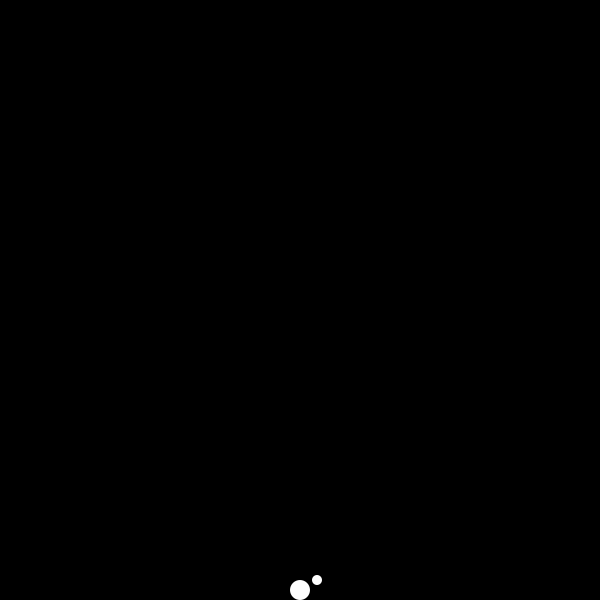
Frame 1 (no input)
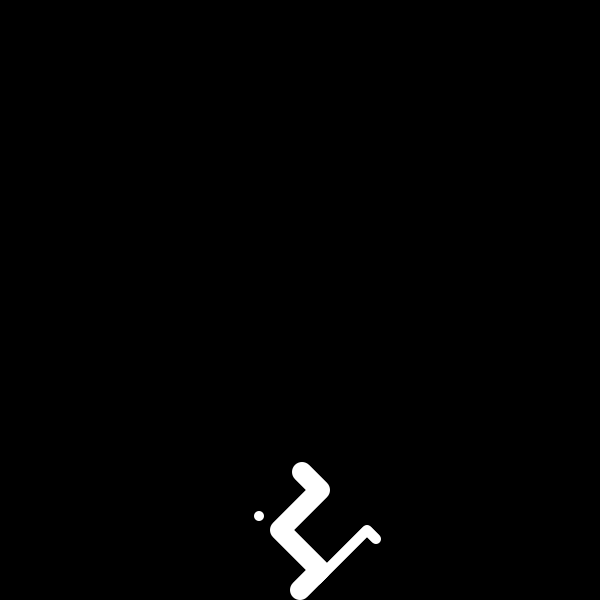
Frame 60 (the mouse pressed at the canvas centre just before this capture)
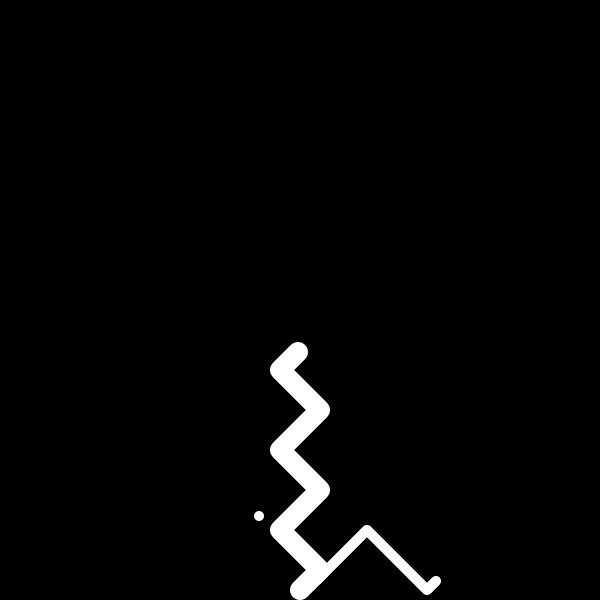
Frame 120 (the mouse held since frame 60 and released just before this capture)

The Processing sketch that drew these frames (run headless with seeded random() and noise(); from frame 60 on, the mouse is pressed at the canvas centre):

// Processing sketch: processing_131045
// ── processing_131045.pde

// tree
int TposX = 300;
int TposY = 590;
int TvelX = 2;
int TvelY = -2;

// branch 1
int B1posX = 317;
int B1posY = 580;
int B1velX = 1;
int B1velY = -1;

// branch 2
int B2posX = 303;
int B2posY = 560;
int B2velX = -1;
int B2velY = -1;

void setup () {
  size (600, 600);
  background (0);
  smooth ();
  noStroke ();
}

void draw () {
  fill (255);
  ellipse (TposX, TposY, 20, 20);
  
  TposX=TposX+TvelX;
  TposY=TposY+TvelY;
  
  if (TposX == 320) {
    TvelX=TvelX*-1; 
  }
  if (TposX == 280) {
    TvelX=TvelX*-1;
  }

//BRANCH1 
    fill (255);
    ellipse (B1posX, B1posY, 10, 10);

    B1posX=B1posX+B1velX;
    B1posY=B1posY+B1velY;
    
  if (B1posY == 530) {
    B1velY=B1velY*-1; 
  }
  if (B1posY == 590) {
    B1velY=B1velY*-1;
  }
  
//BRANCH2
  if (TposY == 500) {
    fill (255);
    ellipse (B2posX, B2posY, 10, 10);
  }
    B2posX=B2posX+B2velX;
    B2posY=B2posY+B2velY;
    
  if (B2posY == 500) {
    B2velY=B2velY*-1; 
  }
  if (B2posY == 561) {
    B2velY=B2velY*-1;
  }
}
